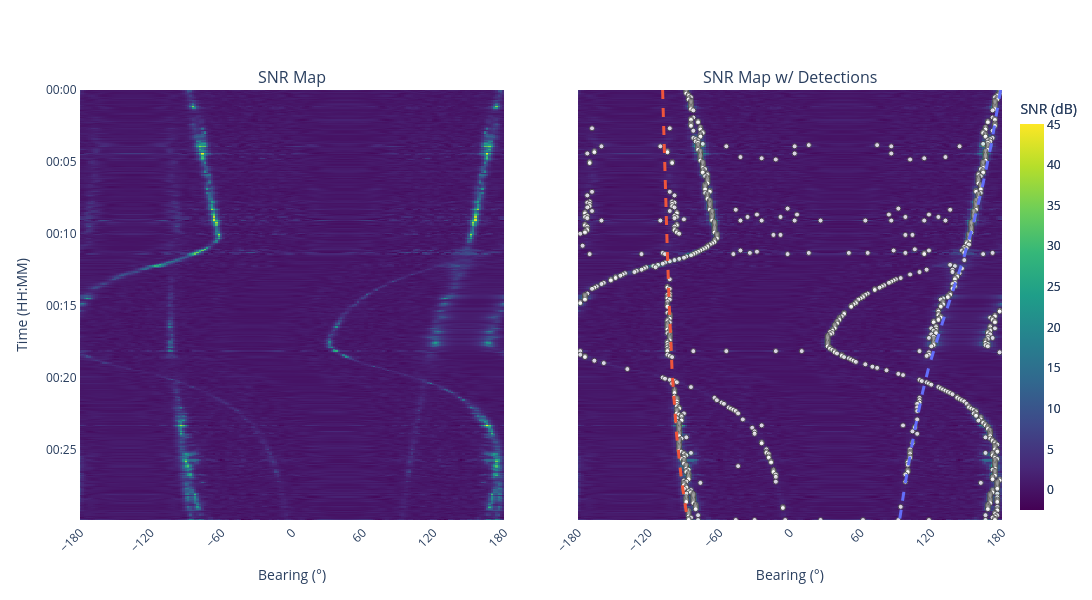

This figure's notebook cell:
### Markdown cell above
## Results

Here the beamformer SNR map is shown, along with the detections overlaid on the ground truth.

### Code cell
from plotly.subplots import make_subplots

from bluepebble.plotter import plot_btr

fig_results = make_subplots(
    rows=1,
    cols=2,
    shared_yaxes=True,
    subplot_titles=("SNR Map", "SNR Map w/ Detections"),
    horizontal_spacing=0.08,
)

plot_btr(
    data=snr_map,
    timesteps=timesteps,
    steering_azimuths=steering_azimuths_deg,
    fig=fig_results,
    row=1,
    col=1,
)
plot_btr(
    data=snr_map,
    detections=detections,
    truths=relative_bearing_ground_truths,
    timesteps=timesteps,
    steering_azimuths=steering_azimuths_deg,
    fig=fig_results,
    row=1,
    col=2,
)

fig_results.update_yaxes(title_text="", row=1, col=2)
fig_results.update_layout(
    width=1300,
    height=600,
    showlegend=False,
    margin=dict(r=90, t=90),
)
fig_results.show()

### Figure 1 — Plotly figure (JSON) as saved in the notebook; plotly's stock layout.template omitted (floating-point values rounded to 4 significant figures; data arrays with more than 128 entries replaced by an {"elided": "..."} marker saying what was removed)
{"data": [{"colorbar": {"len": 1, "thickness": 24, "title": {"text": "SNR (dB)"}, "x": 1.02, "xanchor": "left", "xpad": 0}, "colorscale": [[0, "#440154"], [0.1111, "#482878"], [0.2222, "#3e4989"], [0.3333, "#31688e"], [0.4444, "#26828e"], [0.5556, "#1f9e89"], [0.6667, "#35b779"], [0.7778, "#6ece58"], [0.8889, "#b5de2b"], [1, "#fde725"]], "type": "heatmap", "x": {"elided": "181 float values"}, "xaxis": "x", "y": {"elided": "360 str values"}, "yaxis": "y", "z": {"elided": "360x181 float values"}}, {"colorbar": {"len": 1, "thickness": 24, "title": {"text": "SNR (dB)"}, "x": 1.02, "xanchor": "left", "xpad": 0}, "colorscale": [[0, "#440154"], [0.1111, "#482878"], [0.2222, "#3e4989"], [0.3333, "#31688e"], [0.4444, "#26828e"], [0.5556, "#1f9e89"], [0.6667, "#35b779"], [0.7778, "#6ece58"], [0.8889, "#b5de2b"], [1, "#fde725"]], "type": "heatmap", "x": {"elided": "181 float values"}, "xaxis": "x2", "y": {"elided": "360 str values"}, "yaxis": "y2", "z": {"elided": "360x181 float values"}}, {"legendgroup": "detections", "marker": {"color": "white", "line": {"width": 1}, "opacity": 0.8, "size": 5}, "mode": "markers", "name": "Detection", "type": "scatter", "x": {"elided": "953 float values"}, "xaxis": "x2", "y": {"elided": "953 str values"}, "yaxis": "y2"}, {"connectgaps": false, "legendgroup": "truths", "legendgrouptitle": {"text": "Ground Truths"}, "line": {"color": "#636EFA", "dash": "dash", "width": 3}, "mode": "lines", "name": "Truth 1", "type": "scatter", "x": {"elided": "360 float values"}, "xaxis": "x2", "y": {"elided": "360 str values"}, "yaxis": "y2"}, {"connectgaps": false, "legendgroup": "truths", "line": {"color": "#EF553B", "dash": "dash", "width": 3}, "mode": "lines", "name": "Truth 2", "type": "scatter", "x": {"elided": "360 float values"}, "xaxis": "x2", "y": {"elided": "360 str values"}, "yaxis": "y2"}], "layout": {"annotations": [{"font": {"size": 16}, "showarrow": false, "text": "SNR Map", "x": 0.23, "xanchor": "center", "xref": "paper", "y": 1, "yanchor": "bottom", "yref": "paper"}, {"font": {"size": 16}, "showarrow": false, "text": "SNR Map w/ Detections", "x": 0.77, "xanchor": "center", "xref": "paper", "y": 1, "yanchor": "bottom", "yref": "paper"}], "height": 600, "margin": {"r": 90, "t": 90}, "showlegend": false, "width": 1300, "xaxis": {"anchor": "y", "domain": [0, 0.46], "dtick": 60, "range": [-180, 180], "showline": true, "tick0": -180, "tickangle": -45, "tickmode": "linear", "title": {"text": "Bearing (°)"}}, "xaxis2": {"anchor": "y2", "domain": [0.54, 1], "dtick": 60, "range": [-180, 180], "showline": true, "tick0": -180, "tickangle": -45, "tickmode": "linear", "title": {"text": "Bearing (°)"}}, "yaxis": {"anchor": "x", "autorange": false, "domain": [0, 1], "range": ["2026-03-04T00:29:55", "2026-03-04T00:00:00"], "showline": true, "tickformat": "%H:%M", "title": {"text": "Time (HH:MM)"}}, "yaxis2": {"anchor": "x2", "autorange": false, "domain": [0, 1], "matches": "y", "range": ["2026-03-04T00:29:55", "2026-03-04T00:00:00"], "showline": true, "showticklabels": false, "tickformat": "%H:%M", "title": {"text": ""}}}}
